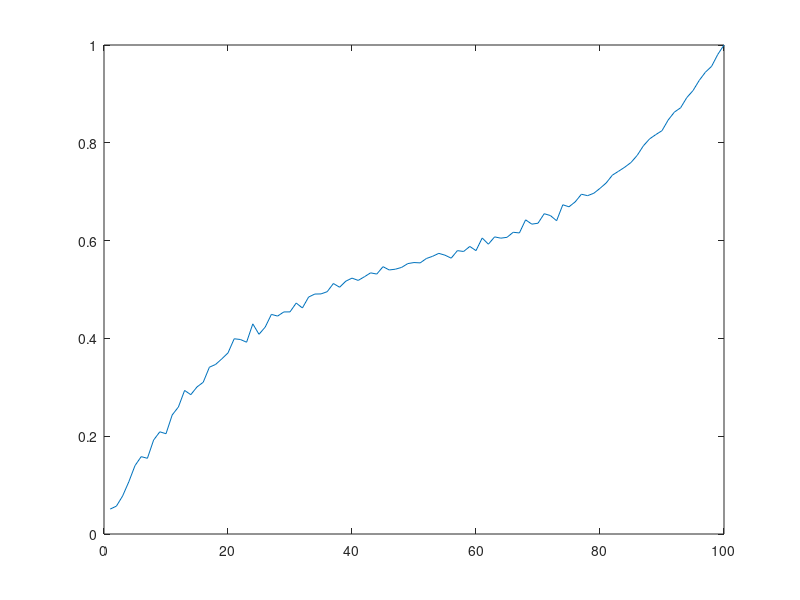

The MATLAB script that drew this image:
for j = 1:100
    for i = 1:100
        Corrs_temp = corrcoef(1:100,[(1:i)';randi(100,100-i,1)]);
        Corrs(i,j) = Corrs_temp(1,2);
    end
end

figure
plot(mean(Corrs,2))
